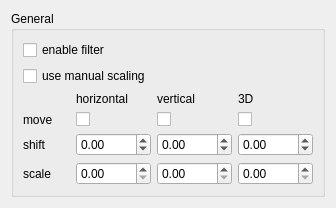
<?xml version="1.0" encoding="UTF-8"?>
<ui version="4.0">
 <class>MotionCorrectionFilterWidget</class>
 <widget class="QWidget" name="MotionCorrectionFilterWidget">
  <property name="geometry">
   <rect>
    <x>0</x>
    <y>0</y>
    <width>277</width>
    <height>195</height>
   </rect>
  </property>
  <property name="windowTitle">
   <string>Form</string>
  </property>
  <layout class="QVBoxLayout" name="verticalLayout">
   <item>
    <widget class="QGroupBox" name="groupBox">
     <property name="title">
      <string>General</string>
     </property>
     <property name="flat">
      <bool>false</bool>
     </property>
     <property name="checkable">
      <bool>false</bool>
     </property>
     <layout class="QGridLayout" name="gridLayout">
      <item row="0" column="0" colspan="2">
       <widget class="QCheckBox" name="enableFilter">
        <property name="text">
         <string>enable filter</string>
        </property>
       </widget>
      </item>
      <item row="3" column="2">
       <widget class="QLabel" name="label_2">
        <property name="text">
         <string>vertical</string>
        </property>
       </widget>
      </item>
      <item row="3" column="3">
       <widget class="QLabel" name="label_6">
        <property name="text">
         <string>3D</string>
        </property>
       </widget>
      </item>
      <item row="3" column="1">
       <widget class="QLabel" name="label">
        <property name="text">
         <string>horizontal</string>
        </property>
       </widget>
      </item>
      <item row="4" column="0">
       <widget class="QLabel" name="label_5">
        <property name="text">
         <string>move</string>
        </property>
       </widget>
      </item>
      <item row="4" column="1">
       <widget class="QCheckBox" name="moveHorizontally">
        <property name="text">
         <string/>
        </property>
       </widget>
      </item>
      <item row="4" column="2">
       <widget class="QCheckBox" name="moveVertically">
        <property name="text">
         <string/>
        </property>
       </widget>
      </item>
      <item row="4" column="3">
       <widget class="QCheckBox" name="moveAlongZAxis">
        <property name="text">
         <string/>
        </property>
       </widget>
      </item>
      <item row="5" column="0">
       <widget class="QLabel" name="label_3">
        <property name="text">
         <string>shift</string>
        </property>
       </widget>
      </item>
      <item row="5" column="1">
       <widget class="QDoubleSpinBox" name="shiftHorizontally">
        <property name="minimum">
         <double>-1000.000000000000000</double>
        </property>
        <property name="maximum">
         <double>1000.000000000000000</double>
        </property>
       </widget>
      </item>
      <item row="5" column="2">
       <widget class="QDoubleSpinBox" name="shiftVertically">
        <property name="minimum">
         <double>-1000.000000000000000</double>
        </property>
        <property name="maximum">
         <double>1000.000000000000000</double>
        </property>
       </widget>
      </item>
      <item row="5" column="3">
       <widget class="QDoubleSpinBox" name="shiftAlongZAxis">
        <property name="minimum">
         <double>-1000.000000000000000</double>
        </property>
        <property name="maximum">
         <double>1000.000000000000000</double>
        </property>
       </widget>
      </item>
      <item row="6" column="0">
       <widget class="QLabel" name="label_4">
        <property name="text">
         <string>scale</string>
        </property>
       </widget>
      </item>
      <item row="6" column="1">
       <widget class="QDoubleSpinBox" name="scaleHorizontally">
        <property name="maximum">
         <double>1000.000000000000000</double>
        </property>
       </widget>
      </item>
      <item row="6" column="2">
       <widget class="QDoubleSpinBox" name="scaleVertically">
        <property name="maximum">
         <double>1000.000000000000000</double>
        </property>
       </widget>
      </item>
      <item row="6" column="3">
       <widget class="QDoubleSpinBox" name="scaleAlongZAxis">
        <property name="maximum">
         <double>1000.000000000000000</double>
        </property>
       </widget>
      </item>
      <item row="1" column="0" colspan="2">
       <widget class="QCheckBox" name="useManualScaling">
        <property name="text">
         <string>use manual scaling</string>
        </property>
       </widget>
      </item>
     </layout>
    </widget>
   </item>
  </layout>
 </widget>
 <resources/>
 <connections/>
</ui>
